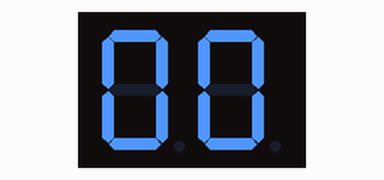
The sketch below on a simulated Arduino Uno, built with avr-gcc and run on an emulated ATmega328P. Parts: 2-digit seven-segment display. Wiring (inferred from the names in the program): 2-digit 7-segment display, segments lit when HIGH: segments pin 2, pin 3, pin 4, pin 5, pin 6, pin 7, pin 8, pin 9; digit selects pin 12, pin 13. The segment pins are drawn as the display they are named for.

Above: at 0.1 s.
At 1.6 s:
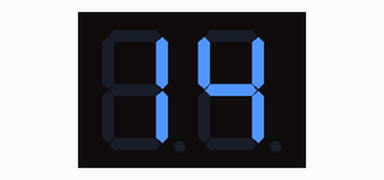
At 2.86 s:
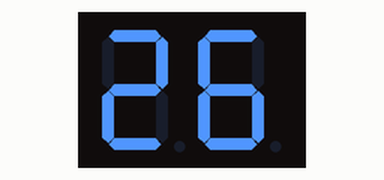
At 5.74 s:
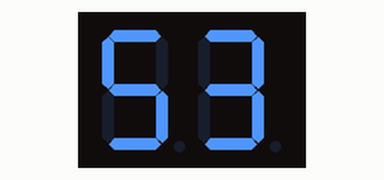
At 8.4 s:
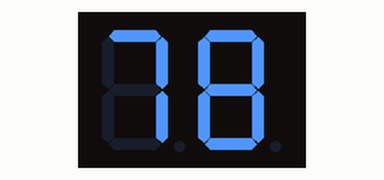
At 11.06 s:
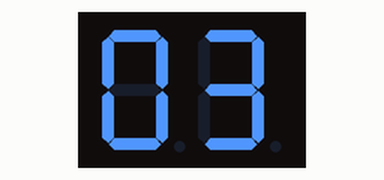

The sketch:

INKUBATOR_06-7SEGMENT_DISPLAY_COBA_COUNTER.ino
```cpp
// untuk trainer Inkubatek/Tokotronik
#define a       2
#define b       3
#define c       4
#define d       5
#define e       6
#define f       7
#define g       8
#define h       9
#define satuan  13
#define puluhan 12
byte nilai=0, nilaiPuluhan, nilaiSatuan;

void setup() {
  for(byte k=2; k<=9; k++) //perhatikan posisi pin
    pinMode(k, OUTPUT);
  pinMode(satuan, OUTPUT);
  pinMode(puluhan, OUTPUT);
}

void loop() {
  nilaiPuluhan=nilai/10;
  nilaiSatuan=nilai%10;
  for(byte i=0; i<=25; i++) {
    tampil7Seg(nilaiPuluhan, 1);
    delay(2);
    tampil7Seg(nilaiSatuan, 0);
    delay(2);
  }
  nilai++;
  if(nilai==100)
    nilai=0;
}

void tampil7Seg(byte angka, byte posisi) {
 if(posisi==0) {                //SATUAN
  digitalWrite(puluhan, LOW);
  digitalWrite(satuan, HIGH);
 }
 if(posisi==1) {                // PULUHAN
  digitalWrite(puluhan, HIGH);
  digitalWrite(satuan, LOW);
 }
 if(angka==0) {
  digitalWrite(a, HIGH);        // ANGKA 0
  digitalWrite(b, HIGH);
  digitalWrite(c, HIGH);
  digitalWrite(d, HIGH);
  digitalWrite(e, HIGH);
  digitalWrite(f, HIGH);
  digitalWrite(g, LOW);
  digitalWrite(h, LOW);
 }
 else if(angka==1) {
  digitalWrite(a, LOW);  // ANGKA 1
  digitalWrite(b, HIGH);
  digitalWrite(c, HIGH);
  digitalWrite(d, LOW);
  digitalWrite(e, LOW);
  digitalWrite(f, LOW);
  digitalWrite(g, LOW);
  digitalWrite(h, LOW);
 }
 if(angka==2) {
  digitalWrite(a, HIGH);  // ANGKA 2
  digitalWrite(b, HIGH);
  digitalWrite(c, LOW);
  digitalWrite(d, HIGH);
  digitalWrite(e, HIGH);
  digitalWrite(f, LOW);
  digitalWrite(g, HIGH);
  digitalWrite(h, LOW);
 }
 if(angka==3) {
  digitalWrite(a, HIGH);  // ANGKA 3
  digitalWrite(b, HIGH);
  digitalWrite(c, HIGH);
  digitalWrite(d, HIGH);
  digitalWrite(e, LOW);
  digitalWrite(f, LOW);
  digitalWrite(g, HIGH);
  digitalWrite(h, LOW);
 }
 if(angka==4) {
  digitalWrite(a, LOW);  // ANGKA 4
  digitalWrite(b, HIGH);
  digitalWrite(c, HIGH);
  digitalWrite(d, LOW);
  digitalWrite(e, LOW);
  digitalWrite(f, HIGH);
  digitalWrite(g, HIGH);
  digitalWrite(h, LOW);
 }
 if(angka==5) {
  digitalWrite(a, HIGH);  // ANGKA 5
  digitalWrite(b, LOW);
  digitalWrite(c, HIGH);
  digitalWrite(d, HIGH);
  digitalWrite(e, LOW);
  digitalWrite(f, HIGH);
  digitalWrite(g, HIGH);
  digitalWrite(h, LOW);
 }
 if(angka==6) {
  digitalWrite(a, HIGH);  // ANGKA 6
  digitalWrite(b, LOW);
  digitalWrite(c, HIGH);
  digitalWrite(d, HIGH);
  digitalWrite(e, HIGH);
  digitalWrite(f, HIGH);
  digitalWrite(g, HIGH);
  digitalWrite(h, LOW);
 }
 if(angka==7) {
  digitalWrite(a, HIGH);  // ANGKA 7
  digitalWrite(b, HIGH);
  digitalWrite(c, HIGH);
  digitalWrite(d, LOW);
  digitalWrite(e, LOW);
  digitalWrite(f, LOW);
  digitalWrite(g, LOW);
  digitalWrite(h, LOW);
 }
 if(angka==8) {
  digitalWrite(a, HIGH);  // ANGKA 8
  digitalWrite(b, HIGH);
  digitalWrite(c, HIGH);
  digitalWrite(d, HIGH);
  digitalWrite(e, HIGH);
  digitalWrite(f, HIGH);
  digitalWrite(g, HIGH);
  digitalWrite(h, LOW);
 }
 if(angka==9) {
  digitalWrite(a, HIGH);  // ANGKA 9
  digitalWrite(b, HIGH);
  digitalWrite(c, HIGH);
  digitalWrite(d, HIGH);
  digitalWrite(e, LOW);
  digitalWrite(f, HIGH);
  digitalWrite(g, HIGH);
  digitalWrite(h, LOW);
 }
}
```

Measured:
- by itself, everything shown: repeats every 10.6 s, in 100 steps
